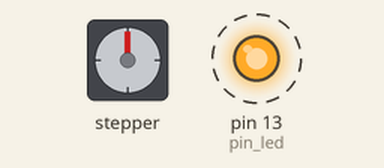
This sketch was run on a simulated Arduino Uno, built with avr-gcc and run on an emulated ATmega328P. Shown: stepper motor, output pins drawn as LEDs (lit = HIGH). Wiring (inferred from the names in the program): stepper motor driver (200 steps per turn assumed): step pin 3; direction pin 6. Dashed ring = blinking. Pins used as bus, display or sensor lines are not drawn.

Above: at 0.05 s.
At 9.54 s:
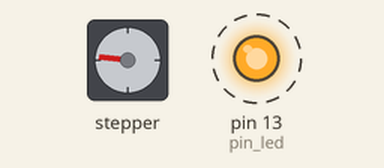
At 19.04 s:
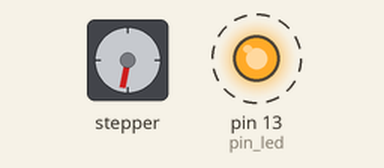
At 38.24 s:
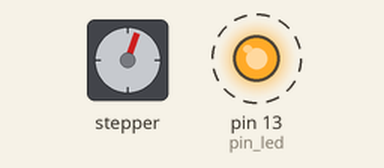
Timing chart, 0 to 40.0 s (numbered marks = the images above):
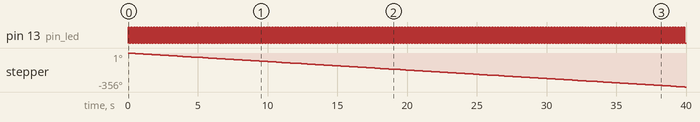

The sketch:

stpper01.ino
```cpp
int pin_dir = 6;
int pin_step = 3;
int pin_led = 13;


unsigned long time_limit_led = 100;
unsigned long time_led;

void setup() {
  pinMode(pin_dir, OUTPUT);
  pinMode(pin_step, OUTPUT);
  pinMode(pin_led, OUTPUT);
  time_led = millis();
  digitalWrite(pin_led, 1);
  digitalWrite(pin_dir, 0);
  digitalWrite(pin_step, 0);

}

void loop() {
  // мигалка светодиодом
  if (time_led + time_limit_led < millis()) {
    digitalWrite(pin_led, !digitalRead(pin_led));
    digitalWrite(pin_step, !digitalRead(pin_step));
    time_led = millis();
  }


}
```

Measured:
- by itself, pin 13 (pin_led): alternates HIGH for 0.10 s and LOW for 0.10 s
- by itself, stepper: keeps turning counter-clockwise at about 9°/s
